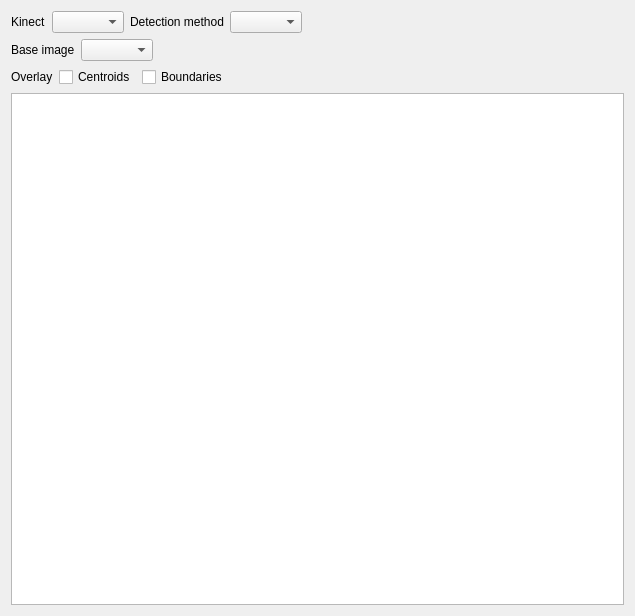
<?xml version="1.0" encoding="UTF-8"?>
<ui version="4.0">
 <class>DetectorDialog</class>
 <widget class="QDialog" name="DetectorDialog">
  <property name="geometry">
   <rect>
    <x>0</x>
    <y>0</y>
    <width>635</width>
    <height>616</height>
   </rect>
  </property>
  <property name="windowTitle">
   <string>Dialog</string>
  </property>
  <layout class="QGridLayout" name="gridLayout">
   <item row="0" column="0">
    <layout class="QHBoxLayout" name="horizontalLayout">
     <item>
      <widget class="QLabel" name="label_3">
       <property name="text">
        <string>Kinect</string>
       </property>
      </widget>
     </item>
     <item>
      <widget class="QComboBox" name="kinects_cb"/>
     </item>
     <item>
      <widget class="QLabel" name="label_4">
       <property name="text">
        <string>Detection method</string>
       </property>
      </widget>
     </item>
     <item>
      <widget class="QComboBox" name="detection_method_cb"/>
     </item>
     <item>
      <spacer name="horizontalSpacer_3">
       <property name="orientation">
        <enum>Qt::Horizontal</enum>
       </property>
       <property name="sizeHint" stdset="0">
        <size>
         <width>40</width>
         <height>20</height>
        </size>
       </property>
      </spacer>
     </item>
    </layout>
   </item>
   <item row="1" column="0">
    <layout class="QHBoxLayout" name="horizontalLayout_2">
     <item>
      <widget class="QLabel" name="label">
       <property name="text">
        <string>Base image</string>
       </property>
      </widget>
     </item>
     <item>
      <widget class="QComboBox" name="base_image_cb_b"/>
     </item>
     <item>
      <spacer name="horizontalSpacer">
       <property name="orientation">
        <enum>Qt::Horizontal</enum>
       </property>
       <property name="sizeHint" stdset="0">
        <size>
         <width>40</width>
         <height>20</height>
        </size>
       </property>
      </spacer>
     </item>
    </layout>
   </item>
   <item row="2" column="0">
    <layout class="QHBoxLayout" name="horizontalLayout_3">
     <item>
      <widget class="QLabel" name="label_2">
       <property name="text">
        <string>Overlay</string>
       </property>
      </widget>
     </item>
     <item>
      <widget class="QCheckBox" name="centroids_cb">
       <property name="text">
        <string>Centroids</string>
       </property>
      </widget>
     </item>
     <item>
      <widget class="QCheckBox" name="boudaries_cb">
       <property name="text">
        <string>Boundaries</string>
       </property>
      </widget>
     </item>
     <item>
      <spacer name="horizontalSpacer_2">
       <property name="orientation">
        <enum>Qt::Horizontal</enum>
       </property>
       <property name="sizeHint" stdset="0">
        <size>
         <width>40</width>
         <height>20</height>
        </size>
       </property>
      </spacer>
     </item>
    </layout>
   </item>
   <item row="3" column="0">
    <widget class="QGraphicsView" name="im_gv"/>
   </item>
  </layout>
 </widget>
 <resources/>
 <connections/>
</ui>
